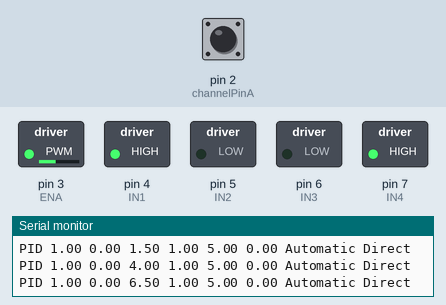
Simulated run of this sketch. Board: Arduino Uno, built with avr-gcc and run on an emulated ATmega328P. Shown: switched loads named in the sketch (green lamp = pin HIGH), the last lines printed to the serial monitor. Inputs (shaded band) come from the test bench; at power-on: pin 2 (channelPinA) HIGH.

Above: at 1.2 s.
1.3 s: pin 2 (channelPinA) pulled LOW for 0.15 s
4.4 s: pin 2 (channelPinA) pulled LOW for 1 s
7.6 s: pin 2 (channelPinA) pulsed LOW 2 times (0.12 s each, 0.3 s apart)
At 9.8 s:
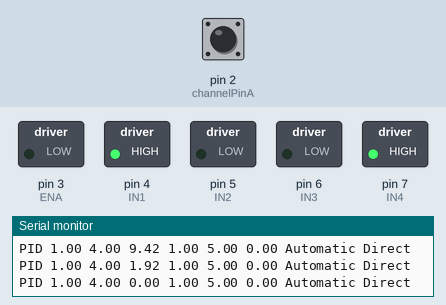
10.6 s: pin 2 (channelPinA) pulled LOW for 3.2 s
At 14.2 s:
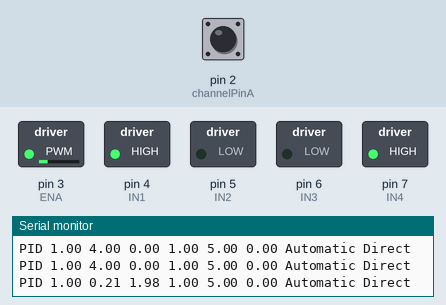
At 20.1 s:
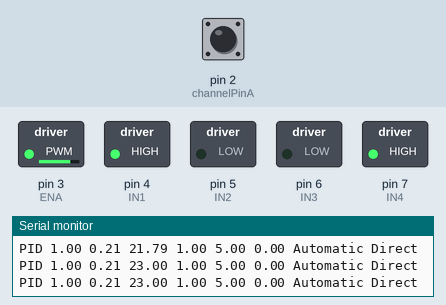
Timing chart, 0 to 20.6 s (numbered marks = the images above; inputs shaded):
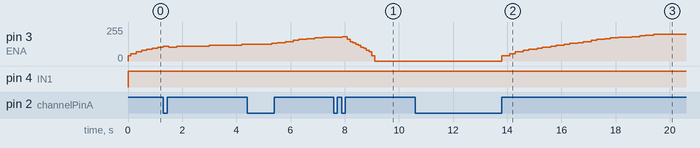

The sketch:

main.ino
```cpp
// (licence header left out)
#include <PID_v1.h>


///////////////////////////////////////////////////////////////////////////////////////////////////////////////////////////// INICIO GLOBAL

//Define Variables we'll be connecting to
double Setpoint_A=0, Input_A=0, Output_A;


//int Setpoint_A_Processing=0;
double Setpoint_A_Processing=1.0;


//Specify the links and initial tuning parameters
PID myPID_A(&Input_A, &Output_A, &Setpoint_A,1,5,0, DIRECT);


int Out_Mot_A=0;

const int channelPinA =2 ;
int ENA = 3;    // ENA conectada al pin 3 de Arduino
int IN1 = 4;
int IN2 = 5;
int IN3 = 6;
int IN4 = 7;


long time_reg=0;


//timeCounterA_act
//timeCounterA_last

const int inicio=128;
const int timeThresholdA = 10;
long timeCounterA_act = 0;
long timeCounterA_last = 0;
long maxStepsA = 100000;
long ISRCounterA = 0;
bool flag_upd_cA = LOW;
int counterA = 0;


const int rpm_max=100;
long rpm_timeCounter = 0;
const int rpm_timeThreshold = 1000;
float millisxmin = 60000;
float pulsos_rev =50;// 1200;
int dir_A=1;
float rpm_A=0;
float rpm_A_int=0;
int muestra_A=0;

long timer_ros=0, timer_rpm_act=0, timer_rpm_last=0;

//int TFA[]={0,80,81,81,81,82,82,82,83,83,83,84,84,85,85,86,86,87,87,88,89,89,90,90,91,91,92,93,94,95,96,97,98,99,100,102,104,106,107,108,109,110,111,112,113,113,114,116,118,120,122,123,124,125,126,127,128,129,130,131,131,132,132,133,133,134,135,136,137,138,139,140,142,143,144,146,150,154,158,160,162,164,166,168,170,173,176,179,182,186,190,192,193,194,195,196,197,201,206,211,216,222,226,230,236,240,252,253,254,255};
int TFA[]={0,39,55,68,79,88,97,105,112,120,126,132,138,146,154,162,168,174,177,179,182,188,193,199};


double Auxiliar_PWM= 0;

// array 110 posiciones 0 a 109

int vel=0;


///////////////////////////////////////////////////////////////////////////////////////////////////////////////////////////// FIN GLOBAL

unsigned long serialTime; //this will help us know when to talk with processing

void setup()
{
///////////////////////////////////////////////////////////////////////////////////////////////////////////////////////////// INICIO SETUP

  // initialize serial communication at 9600 bits per second:
 Serial.begin(9600);
 pinMode (ENA, OUTPUT);
 pinMode (IN1, OUTPUT);
 pinMode (IN2, OUTPUT);
 pinMode (IN3, OUTPUT);
 pinMode (IN4, OUTPUT);
 pinMode(channelPinA, INPUT_PULLUP);
 attachInterrupt(digitalPinToInterrupt(channelPinA), doEncodeA, RISING);

  //initialize the variables we're linked to
//  Input = analogRead(0);
//  Setpoint = 100;

  //turn the PID on
  myPID_A.SetMode(AUTOMATIC);
  myPID_A.SetOutputLimits(0,23);

  //Preparamos la salida para que el motor gire en un sentido

//   velocidad atras
//  digitalWrite (IN1, HIGH);
//  digitalWrite (IN2, LOW);
//  digitalWrite (IN3, HIGH);
//  digitalWrite (IN4, LOW);
//velocidad adelante
  digitalWrite (IN1, LOW);
  digitalWrite (IN2, HIGH);
  digitalWrite (IN3, LOW);
  digitalWrite (IN4, HIGH);

  vel=50;


///////////////////////////////////////////////////////////////////////////////////////////////////////////////////////////// FIN SETUP


}

void loop()
{
///////////////////////////////////////////////////////////////////////////////////////////////////////////////////////////// INICIO LOOP

 //send-receive with processing if it's time
  if(millis()>serialTime)
  {
    SerialReceive();
    SerialSend();
    serialTime+=500;
  }

//verificamos sentido de giro segun setpoint ROS
if (Setpoint_A_Processing < 0) {
    Setpoint_A= -Setpoint_A_Processing;
    digitalWrite (IN2, LOW);
    digitalWrite (IN1, HIGH);
    dir_A=-1;
   } else {
   Setpoint_A= Setpoint_A_Processing;
    digitalWrite (IN1, HIGH);
    digitalWrite (IN2, LOW);
    dir_A=1;
    }

  Input_A=rpm_A ;
  myPID_A.Compute();
  Out_Mot_A=(int)Output_A ;
  Auxiliar_PWM= TFA[Out_Mot_A];
  analogWrite(ENA, TFA[Out_Mot_A]);

 if (millis() > timer_rpm_last+100) {
    timer_rpm_act=millis();
    if (counterA > 0) {
      rpm_A= counterA*(millisxmin/(timer_rpm_act-timer_rpm_last))/pulsos_rev;
      timer_rpm_last = timer_rpm_act;
      counterA=0;
    }
  }
}

///////////////////////////////////////////////////////////////////////////////////////////////////////////////////////////// FIN LOOP

void doEncodeA()
{
  if (millis() > timeCounterA_last + timeThresholdA)
    {
      timeCounterA_last=millis();
       counterA++;
    }
}


/********************************************
 * Serial Communication functions / helpers
 ********************************************/


union {                // This Data structure lets
  byte asBytes[24];    // us take the byte array
  float asFloat[6];    // sent from processing and
}                      // easily convert it to a
frontendInput;                   // float array


// getting float values from processing into the arduino
// was no small task.  the way this program does it is
// as follows:
//  * a float takes up 4 bytes.  in processing, convert
//    the array of floats we want to send, into an array
//    of bytes.
//  * send the bytes to the arduino
//  * use a data structure known as a union to convert
//    the array of bytes back into an array of floats

//  the bytes coming from the arduino follow the following
//  format:
//  0: 0=Manual, 1=Auto, else = ? error ?
//  1: 0=Direct, 1=Reverse, else = ? error ?
//  2-5: float setpoint
//  6-9: float input
//  10-13: float output
//  14-17: float P_Param
//  18-21: float I_Param
//  22-245: float D_Param
void SerialReceive()
{

  // read the bytes sent from Processing
  int index=0;
  byte Auto_Man = -1;
  byte Direct_Reverse = -1;
  while(Serial.available() && index<26)
  {
    if(index==0) Auto_Man = Serial.read();
    else if(index==1) Direct_Reverse = Serial.read();
    else frontendInput.asBytes[index-2] = Serial.read();
    index++;
  }

  // if the information we got was in the correct format,
  // read it into the system
  if(index==26  && (Auto_Man==0 || Auto_Man==1)&& (Direct_Reverse==0 || Direct_Reverse==1)) {
    Setpoint_A_Processing=double(frontendInput.asFloat[0]);

     // * only change the output if we are in manual mode.  otherwise we'll get an
     //   output blip, then the controller will overwrite.

    if(Auto_Man==0)  {
      Output_A=double(frontendInput.asFloat[2]);
    }

    double p, i, d;
    // * read in and set the controller tunings
    p = double(frontendInput.asFloat[3]);
    i = double(frontendInput.asFloat[4]);
    d = double(frontendInput.asFloat[5]);
    myPID_A.SetTunings(p, i, d);
    // * set the controller mode
    if(Auto_Man==0) myPID_A.SetMode(MANUAL);
    else myPID_A.SetMode(AUTOMATIC);
    // * set the controller Direction
    if(Direct_Reverse==0) {
      myPID_A.SetControllerDirection(DIRECT);
    } else myPID_A.SetControllerDirection(REVERSE);
  }
  // * clear any random data from the serial buffer
  Serial.flush();
}

// unlike our tiny microprocessor, the processing app
// has no problem converting strings into floats, so
// we can just send strings.
void SerialSend()
{
  Serial.print("PID ");
  Serial.print(Setpoint_A);
  Serial.print(" ");
  Serial.print(Input_A);
  Serial.print(" ");
  Serial.print(Output_A);
  Serial.print(" ");
  Serial.print(myPID_A.GetKp());
  Serial.print(" ");
  Serial.print(myPID_A.GetKi());
  Serial.print(" ");
  Serial.print(myPID_A.GetKd());
  Serial.print(" ");
  if(myPID_A.GetMode()==AUTOMATIC) Serial.print("Automatic");
  else Serial.print("Manual");
  Serial.print(" ");
  if(myPID_A.GetDirection()==DIRECT) Serial.println("Direct");
  else Serial.println("Reverse");
}
```

Measured:
- after the input at 10.6 s, pin 3 (ENA): moves from 0/255 to 199/255 over 5.6 s, starting after 3.2 s
